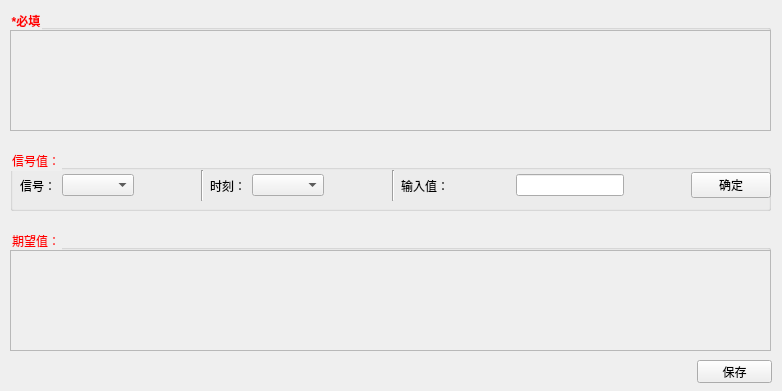
<?xml version="1.0" encoding="UTF-8"?>
<ui version="4.0">
 <class>MainWindow</class>
 <widget class="QMainWindow" name="MainWindow">
  <property name="geometry">
   <rect>
    <x>0</x>
    <y>0</y>
    <width>782</width>
    <height>391</height>
   </rect>
  </property>
  <property name="windowTitle">
   <string>CreateCases</string>
  </property>
  <property name="styleSheet">
   <string notr="true">QGroupBox{color:rgb(255, 0, 0)}</string>
  </property>
  <widget class="QWidget" name="centralwidget">
   <widget class="QPushButton" name="pushButton_2">
    <property name="geometry">
     <rect>
      <x>697</x>
      <y>360</y>
      <width>75</width>
      <height>23</height>
     </rect>
    </property>
    <property name="text">
     <string>保存</string>
    </property>
   </widget>
   <widget class="QGroupBox" name="groupBox">
    <property name="geometry">
     <rect>
      <x>10</x>
      <y>10</y>
      <width>761</width>
      <height>121</height>
     </rect>
    </property>
    <property name="font">
     <font>
      <weight>75</weight>
      <bold>true</bold>
     </font>
    </property>
    <property name="styleSheet">
     <string notr="true">QGroupBox{color:rgb(255, 0, 0)}</string>
    </property>
    <property name="title">
     <string>*必填</string>
    </property>
    <property name="flat">
     <bool>false</bool>
    </property>
    <property name="checkable">
     <bool>false</bool>
    </property>
    <widget class="QScrollArea" name="scrollArea">
     <property name="geometry">
      <rect>
       <x>0</x>
       <y>20</y>
       <width>761</width>
       <height>101</height>
      </rect>
     </property>
     <property name="widgetResizable">
      <bool>true</bool>
     </property>
     <widget class="QWidget" name="scrollAreaWidgetContents">
      <property name="geometry">
       <rect>
        <x>0</x>
        <y>0</y>
        <width>759</width>
        <height>99</height>
       </rect>
      </property>
     </widget>
    </widget>
   </widget>
   <widget class="QGroupBox" name="groupBox_2">
    <property name="geometry">
     <rect>
      <x>10</x>
      <y>150</y>
      <width>761</width>
      <height>61</height>
     </rect>
    </property>
    <property name="styleSheet">
     <string notr="true">QGroupBox{color:rgb(255, 0, 0)}</string>
    </property>
    <property name="title">
     <string>信号值：</string>
    </property>
    <widget class="QWidget" name="layoutWidget">
     <property name="geometry">
      <rect>
       <x>10</x>
       <y>20</y>
       <width>751</width>
       <height>31</height>
      </rect>
     </property>
     <layout class="QHBoxLayout" name="horizontalLayout">
      <item>
       <widget class="QLabel" name="label">
        <property name="text">
         <string>信号：</string>
        </property>
       </widget>
      </item>
      <item>
       <widget class="QComboBox" name="comboBox"/>
      </item>
      <item>
       <spacer name="horizontalSpacer">
        <property name="orientation">
         <enum>Qt::Horizontal</enum>
        </property>
        <property name="sizeHint" stdset="0">
         <size>
          <width>10</width>
          <height>20</height>
         </size>
        </property>
       </spacer>
      </item>
      <item>
       <widget class="Line" name="line">
        <property name="orientation">
         <enum>Qt::Vertical</enum>
        </property>
       </widget>
      </item>
      <item>
       <widget class="QLabel" name="label_2">
        <property name="text">
         <string>时刻：</string>
        </property>
       </widget>
      </item>
      <item>
       <widget class="QComboBox" name="comboBox_2"/>
      </item>
      <item>
       <spacer name="horizontalSpacer_3">
        <property name="orientation">
         <enum>Qt::Horizontal</enum>
        </property>
        <property name="sizeHint" stdset="0">
         <size>
          <width>20</width>
          <height>20</height>
         </size>
        </property>
       </spacer>
      </item>
      <item>
       <widget class="Line" name="line_2">
        <property name="orientation">
         <enum>Qt::Vertical</enum>
        </property>
       </widget>
      </item>
      <item>
       <widget class="QLabel" name="label_3">
        <property name="text">
         <string>输入值：</string>
        </property>
       </widget>
      </item>
      <item>
       <spacer name="horizontalSpacer_5">
        <property name="orientation">
         <enum>Qt::Horizontal</enum>
        </property>
        <property name="sizeHint" stdset="0">
         <size>
          <width>20</width>
          <height>20</height>
         </size>
        </property>
       </spacer>
      </item>
      <item>
       <widget class="QLineEdit" name="inputVal"/>
      </item>
      <item>
       <spacer name="horizontalSpacer_8">
        <property name="orientation">
         <enum>Qt::Horizontal</enum>
        </property>
        <property name="sizeHint" stdset="0">
         <size>
          <width>20</width>
          <height>20</height>
         </size>
        </property>
       </spacer>
      </item>
      <item>
       <widget class="QPushButton" name="pushButton">
        <property name="text">
         <string>确定</string>
        </property>
       </widget>
      </item>
     </layout>
    </widget>
   </widget>
   <widget class="QGroupBox" name="groupBox_3">
    <property name="geometry">
     <rect>
      <x>10</x>
      <y>230</y>
      <width>761</width>
      <height>121</height>
     </rect>
    </property>
    <property name="title">
     <string>期望值：</string>
    </property>
    <widget class="QScrollArea" name="scrollArea_2">
     <property name="geometry">
      <rect>
       <x>0</x>
       <y>20</y>
       <width>761</width>
       <height>101</height>
      </rect>
     </property>
     <property name="widgetResizable">
      <bool>true</bool>
     </property>
     <widget class="QWidget" name="scrollAreaWidgetContents_2">
      <property name="geometry">
       <rect>
        <x>0</x>
        <y>0</y>
        <width>759</width>
        <height>99</height>
       </rect>
      </property>
     </widget>
    </widget>
   </widget>
  </widget>
 </widget>
 <resources/>
 <connections/>
</ui>
